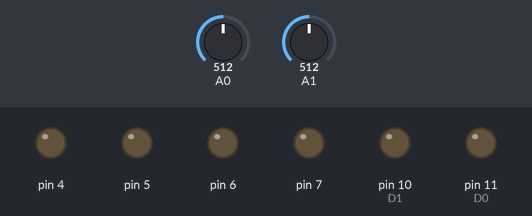
Bench run of a sketch on a simulated Arduino Uno, built with avr-gcc and run on an emulated ATmega328P. Shown: output pins drawn as LEDs (lit = HIGH). The test bench sets the inputs (shaded band); at power-on: A0 = 512, A1 = 512.

Above: at 0.1 s.
At 0.8 s:
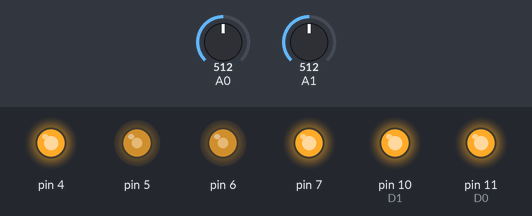
Timing chart, 0 to 2.3 s (numbered marks = the images above):
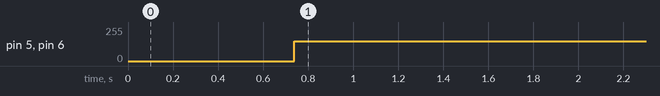

Measured:
- by itself, pin 5, pin 6: 0/255 → 150/255 at 0.74 s

The sketch:

Rover_Infrared.ino
```cpp
#include <Pirate4WD.h>

#define E1 5
#define M1 4
#define E2 6
#define M2 7
#define D0 11
#define D1 10
#define MinVoltage 150

Pirate4WD rover(E1, M1, E2, M2);
int cal_num = 1000;
float cal_value_A0 = 0.0;
float cal_value_A1 = 0.0;

void setup()
{
  pinMode(D0, OUTPUT);
  pinMode(D1, OUTPUT);
  digitalWrite(D0, LOW);
  digitalWrite(D1, LOW);
  delay(500);
  digitalWrite(D0, HIGH);
  digitalWrite(D1, HIGH);

  for (int i = 0; i < cal_num; i++) {
    cal_value_A0 = cal_value_A0 + analogRead(A0);
    cal_value_A1 = cal_value_A1 + analogRead(A1);
  }
  cal_value_A0 = cal_value_A0 / cal_num;
  cal_value_A1 = cal_value_A1 / cal_num;

  rover.setVoltage(MinVoltage);
}

void loop()
{
  boolean is_black_A0 = false;
  boolean is_black_A1 = false;
  float value_A0 = analogRead(A0);
  float value_A1 = analogRead(A1);

  if (value_A0 >= 0.75*cal_value_A0 || value_A0 <= 1.25*cal_value_A0) is_black_A0 = true;
  if (value_A1 >= 0.75*cal_value_A1 || value_A1 <= 1.25*cal_value_A1) is_black_A1 = true;

  if (is_black_A0 == true && is_black_A1 == true) rover.moveForward();
  else if (is_black_A0 == true && is_black_A1 == false) rover.moveRight();
  else if (is_black_A0 == false && is_black_A1 == true) rover.moveLeft();
  else if (is_black_A0 == false && is_black_A1 == false && rover.getDirection() == 1) rover.stop();
}
```
